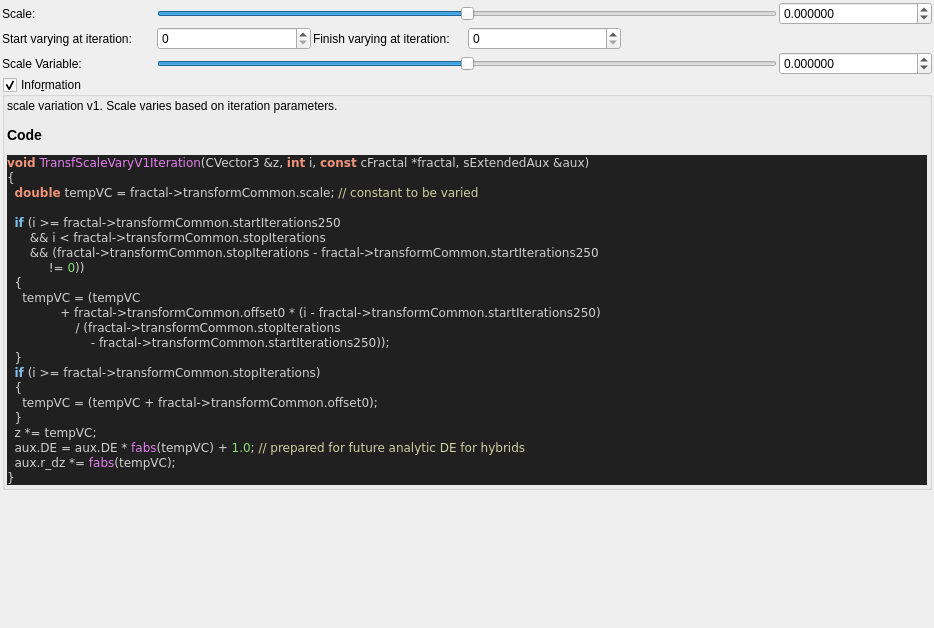
<?xml version="1.0" encoding="UTF-8"?>
<ui version="4.0">
 <class>transf_scale_vary_v1</class>
 <widget class="QWidget" name="Form">
  <property name="geometry">
   <rect>
    <x>0</x>
    <y>0</y>
    <width>934</width>
    <height>628</height>
   </rect>
  </property>
  <property name="windowTitle">
   <string notr="true">transf_scale_vary_v1</string>
  </property>
  <layout class="QVBoxLayout" name="verticalLayout">
   <property name="spacing">
    <number>2</number>
   </property>
   <property name="leftMargin">
    <number>2</number>
   </property>
   <property name="topMargin">
    <number>2</number>
   </property>
   <property name="rightMargin">
    <number>2</number>
   </property>
   <property name="bottomMargin">
    <number>2</number>
   </property>
   <item>
    <layout class="QGridLayout" name="gridLayout_36">
     <property name="spacing">
      <number>2</number>
     </property>
     <item row="1" column="2">
      <widget class="QLabel" name="label_169">
       <property name="text">
        <string>Finish varying at iteration:</string>
       </property>
      </widget>
     </item>
     <item row="2" column="1" colspan="4">
      <widget class="QSlider" name="slider_transf_offset_0">
       <property name="sizePolicy">
        <sizepolicy hsizetype="Expanding" vsizetype="Maximum">
         <horstretch>0</horstretch>
         <verstretch>0</verstretch>
        </sizepolicy>
       </property>
       <property name="minimum">
        <number>-5000000</number>
       </property>
       <property name="maximum">
        <number>5000000</number>
       </property>
       <property name="value">
        <number>0</number>
       </property>
       <property name="sliderPosition">
        <number>0</number>
       </property>
       <property name="orientation">
        <enum>Qt::Horizontal</enum>
       </property>
      </widget>
     </item>
     <item row="2" column="5">
      <widget class="MyDoubleSpinBox" name="spinbox_transf_offset_0">
       <property name="sizePolicy">
        <sizepolicy hsizetype="Minimum" vsizetype="Maximum">
         <horstretch>0</horstretch>
         <verstretch>0</verstretch>
        </sizepolicy>
       </property>
       <property name="prefix">
        <string/>
       </property>
       <property name="suffix">
        <string/>
       </property>
       <property name="decimals">
        <number>6</number>
       </property>
       <property name="minimum">
        <double>-99.000000000000000</double>
       </property>
       <property name="maximum">
        <double>99.000000000000000</double>
       </property>
       <property name="singleStep">
        <double>0.100000000000000</double>
       </property>
      </widget>
     </item>
     <item row="0" column="5">
      <widget class="MyDoubleSpinBox" name="spinbox_transf_scale">
       <property name="sizePolicy">
        <sizepolicy hsizetype="Minimum" vsizetype="Maximum">
         <horstretch>0</horstretch>
         <verstretch>0</verstretch>
        </sizepolicy>
       </property>
       <property name="prefix">
        <string/>
       </property>
       <property name="suffix">
        <string/>
       </property>
       <property name="decimals">
        <number>6</number>
       </property>
       <property name="minimum">
        <double>-99.000000000000000</double>
       </property>
       <property name="maximum">
        <double>99.000000000000000</double>
       </property>
       <property name="singleStep">
        <double>0.100000000000000</double>
       </property>
      </widget>
     </item>
     <item row="1" column="3">
      <widget class="MySpinBox" name="spinboxInt_transf_stop_iterations">
       <property name="sizePolicy">
        <sizepolicy hsizetype="Minimum" vsizetype="Maximum">
         <horstretch>0</horstretch>
         <verstretch>0</verstretch>
        </sizepolicy>
       </property>
       <property name="maximum">
        <number>250</number>
       </property>
      </widget>
     </item>
     <item row="0" column="1" colspan="4">
      <widget class="QSlider" name="slider_transf_scale">
       <property name="sizePolicy">
        <sizepolicy hsizetype="Expanding" vsizetype="Maximum">
         <horstretch>0</horstretch>
         <verstretch>0</verstretch>
        </sizepolicy>
       </property>
       <property name="minimum">
        <number>-5000000</number>
       </property>
       <property name="maximum">
        <number>5000000</number>
       </property>
       <property name="singleStep">
        <number>1</number>
       </property>
       <property name="orientation">
        <enum>Qt::Horizontal</enum>
       </property>
      </widget>
     </item>
     <item row="0" column="0">
      <widget class="QLabel" name="label_92">
       <property name="text">
        <string>Scale:</string>
       </property>
      </widget>
     </item>
     <item row="1" column="1">
      <widget class="MySpinBox" name="spinboxInt_transf_start_iterations_250">
       <property name="sizePolicy">
        <sizepolicy hsizetype="Minimum" vsizetype="Maximum">
         <horstretch>0</horstretch>
         <verstretch>0</verstretch>
        </sizepolicy>
       </property>
       <property name="maximum">
        <number>250</number>
       </property>
      </widget>
     </item>
     <item row="2" column="0">
      <widget class="QLabel" name="label_81">
       <property name="text">
        <string>Scale Variable:</string>
       </property>
      </widget>
     </item>
     <item row="1" column="0">
      <widget class="QLabel" name="label_171">
       <property name="text">
        <string>Start varying at iteration:</string>
       </property>
      </widget>
     </item>
     <item row="1" column="4" colspan="2">
      <spacer name="horizontalSpacer_17">
       <property name="orientation">
        <enum>Qt::Horizontal</enum>
       </property>
       <property name="sizeHint" stdset="0">
        <size>
         <width>40</width>
         <height>20</height>
        </size>
       </property>
      </spacer>
     </item>
    </layout>
   </item>
   <item>
    <widget class="MyGroupBox" name="groupCheck_info">
     <property name="title">
      <string>Info&amp;rmation</string>
     </property>
     <property name="flat">
      <bool>false</bool>
     </property>
     <property name="checkable">
      <bool>true</bool>
     </property>
     <layout class="QVBoxLayout" name="verticalLayout_2">
      <property name="spacing">
       <number>2</number>
      </property>
      <property name="leftMargin">
       <number>2</number>
      </property>
      <property name="topMargin">
       <number>2</number>
      </property>
      <property name="rightMargin">
       <number>2</number>
      </property>
      <property name="bottomMargin">
       <number>2</number>
      </property>
      <item>
       <widget class="QLabel" name="label_code_content">
        <property name="text">
         <string notr="true">&lt;p&gt;scale variation v1. Scale varies based on iteration parameters.&lt;/p&gt;&lt;table&gt;
&lt;/table&gt;
&lt;h3&gt;Code&lt;/h3&gt;
&lt;body style=&quot;background-color:#202020&quot;&gt;
&lt;pre style=&quot;color:#d0d0d0; background-color:#202020;  font-family:'Courier New',monospace;&quot;&gt;&lt;span style=&quot;color:#f09479; font-weight:bold&quot;&gt;void&lt;/span&gt; &lt;span style=&quot;color:#e47eed&quot;&gt;TransfScaleVaryV1Iteration&lt;/span&gt;&lt;span style=&quot;color:#d0d0d0&quot;&gt;(&lt;/span&gt;CVector3 &lt;span style=&quot;color:#d0d0d0&quot;&gt;&amp;amp;&lt;/span&gt;z&lt;span style=&quot;color:#d0d0d0&quot;&gt;,&lt;/span&gt; &lt;span style=&quot;color:#f09479; font-weight:bold&quot;&gt;int&lt;/span&gt; i&lt;span style=&quot;color:#d0d0d0&quot;&gt;,&lt;/span&gt; &lt;span style=&quot;color:#f09479; font-weight:bold&quot;&gt;const&lt;/span&gt; cFractal &lt;span style=&quot;color:#d0d0d0&quot;&gt;*&lt;/span&gt;fractal&lt;span style=&quot;color:#d0d0d0&quot;&gt;,&lt;/span&gt; sExtendedAux &lt;span style=&quot;color:#d0d0d0&quot;&gt;&amp;amp;&lt;/span&gt;aux&lt;span style=&quot;color:#d0d0d0&quot;&gt;)&lt;/span&gt;
&lt;span style=&quot;color:#d0d0d0&quot;&gt;{&lt;/span&gt;
  &lt;span style=&quot;color:#f09479; font-weight:bold&quot;&gt;double&lt;/span&gt; tempVC &lt;span style=&quot;color:#d0d0d0&quot;&gt;=&lt;/span&gt; fractal&lt;span style=&quot;color:#d0d0d0&quot;&gt;-&amp;gt;&lt;/span&gt;transformCommon&lt;span style=&quot;color:#d0d0d0&quot;&gt;.&lt;/span&gt;scale&lt;span style=&quot;color:#d0d0d0&quot;&gt;;&lt;/span&gt; &lt;span style=&quot;color:#d0d0a0&quot;&gt;// constant to be varied&lt;/span&gt;

  &lt;span style=&quot;color:#7ec0ee; font-weight:bold&quot;&gt;if&lt;/span&gt; &lt;span style=&quot;color:#d0d0d0&quot;&gt;(&lt;/span&gt;i &lt;span style=&quot;color:#d0d0d0&quot;&gt;&amp;gt;=&lt;/span&gt; fractal&lt;span style=&quot;color:#d0d0d0&quot;&gt;-&amp;gt;&lt;/span&gt;transformCommon&lt;span style=&quot;color:#d0d0d0&quot;&gt;.&lt;/span&gt;startIterations250
      &lt;span style=&quot;color:#d0d0d0&quot;&gt;&amp;amp;&amp;amp;&lt;/span&gt; i &lt;span style=&quot;color:#d0d0d0&quot;&gt;&amp;lt;&lt;/span&gt; fractal&lt;span style=&quot;color:#d0d0d0&quot;&gt;-&amp;gt;&lt;/span&gt;transformCommon&lt;span style=&quot;color:#d0d0d0&quot;&gt;.&lt;/span&gt;stopIterations
      &lt;span style=&quot;color:#d0d0d0&quot;&gt;&amp;amp;&amp;amp; (&lt;/span&gt;fractal&lt;span style=&quot;color:#d0d0d0&quot;&gt;-&amp;gt;&lt;/span&gt;transformCommon&lt;span style=&quot;color:#d0d0d0&quot;&gt;.&lt;/span&gt;stopIterations &lt;span style=&quot;color:#d0d0d0&quot;&gt;-&lt;/span&gt; fractal&lt;span style=&quot;color:#d0d0d0&quot;&gt;-&amp;gt;&lt;/span&gt;transformCommon&lt;span style=&quot;color:#d0d0d0&quot;&gt;.&lt;/span&gt;startIterations250
           &lt;span style=&quot;color:#d0d0d0&quot;&gt;!=&lt;/span&gt; &lt;span style=&quot;color:#87df71&quot;&gt;0&lt;/span&gt;&lt;span style=&quot;color:#d0d0d0&quot;&gt;))&lt;/span&gt;
  &lt;span style=&quot;color:#d0d0d0&quot;&gt;{&lt;/span&gt;
    tempVC &lt;span style=&quot;color:#d0d0d0&quot;&gt;= (&lt;/span&gt;tempVC
              &lt;span style=&quot;color:#d0d0d0&quot;&gt;+&lt;/span&gt; fractal&lt;span style=&quot;color:#d0d0d0&quot;&gt;-&amp;gt;&lt;/span&gt;transformCommon&lt;span style=&quot;color:#d0d0d0&quot;&gt;.&lt;/span&gt;offset0 &lt;span style=&quot;color:#d0d0d0&quot;&gt;* (&lt;/span&gt;i &lt;span style=&quot;color:#d0d0d0&quot;&gt;-&lt;/span&gt; fractal&lt;span style=&quot;color:#d0d0d0&quot;&gt;-&amp;gt;&lt;/span&gt;transformCommon&lt;span style=&quot;color:#d0d0d0&quot;&gt;.&lt;/span&gt;startIterations250&lt;span style=&quot;color:#d0d0d0&quot;&gt;)&lt;/span&gt;
                  &lt;span style=&quot;color:#d0d0d0&quot;&gt;/ (&lt;/span&gt;fractal&lt;span style=&quot;color:#d0d0d0&quot;&gt;-&amp;gt;&lt;/span&gt;transformCommon&lt;span style=&quot;color:#d0d0d0&quot;&gt;.&lt;/span&gt;stopIterations
                      &lt;span style=&quot;color:#d0d0d0&quot;&gt;-&lt;/span&gt; fractal&lt;span style=&quot;color:#d0d0d0&quot;&gt;-&amp;gt;&lt;/span&gt;transformCommon&lt;span style=&quot;color:#d0d0d0&quot;&gt;.&lt;/span&gt;startIterations250&lt;span style=&quot;color:#d0d0d0&quot;&gt;));&lt;/span&gt;
  &lt;span style=&quot;color:#d0d0d0&quot;&gt;}&lt;/span&gt;
  &lt;span style=&quot;color:#7ec0ee; font-weight:bold&quot;&gt;if&lt;/span&gt; &lt;span style=&quot;color:#d0d0d0&quot;&gt;(&lt;/span&gt;i &lt;span style=&quot;color:#d0d0d0&quot;&gt;&amp;gt;=&lt;/span&gt; fractal&lt;span style=&quot;color:#d0d0d0&quot;&gt;-&amp;gt;&lt;/span&gt;transformCommon&lt;span style=&quot;color:#d0d0d0&quot;&gt;.&lt;/span&gt;stopIterations&lt;span style=&quot;color:#d0d0d0&quot;&gt;)&lt;/span&gt;
  &lt;span style=&quot;color:#d0d0d0&quot;&gt;{&lt;/span&gt;
    tempVC &lt;span style=&quot;color:#d0d0d0&quot;&gt;= (&lt;/span&gt;tempVC &lt;span style=&quot;color:#d0d0d0&quot;&gt;+&lt;/span&gt; fractal&lt;span style=&quot;color:#d0d0d0&quot;&gt;-&amp;gt;&lt;/span&gt;transformCommon&lt;span style=&quot;color:#d0d0d0&quot;&gt;.&lt;/span&gt;offset0&lt;span style=&quot;color:#d0d0d0&quot;&gt;);&lt;/span&gt;
  &lt;span style=&quot;color:#d0d0d0&quot;&gt;}&lt;/span&gt;
  z &lt;span style=&quot;color:#d0d0d0&quot;&gt;*=&lt;/span&gt; tempVC&lt;span style=&quot;color:#d0d0d0&quot;&gt;;&lt;/span&gt;
  aux&lt;span style=&quot;color:#d0d0d0&quot;&gt;.&lt;/span&gt;DE &lt;span style=&quot;color:#d0d0d0&quot;&gt;=&lt;/span&gt; aux&lt;span style=&quot;color:#d0d0d0&quot;&gt;.&lt;/span&gt;DE &lt;span style=&quot;color:#d0d0d0&quot;&gt;*&lt;/span&gt; &lt;span style=&quot;color:#e47eed&quot;&gt;fabs&lt;/span&gt;&lt;span style=&quot;color:#d0d0d0&quot;&gt;(&lt;/span&gt;tempVC&lt;span style=&quot;color:#d0d0d0&quot;&gt;) +&lt;/span&gt; &lt;span style=&quot;color:#87df71&quot;&gt;1.0&lt;/span&gt;&lt;span style=&quot;color:#d0d0d0&quot;&gt;;&lt;/span&gt; &lt;span style=&quot;color:#d0d0a0&quot;&gt;// prepared for future analytic DE for hybrids&lt;/span&gt;
  aux&lt;span style=&quot;color:#d0d0d0&quot;&gt;.&lt;/span&gt;r_dz &lt;span style=&quot;color:#d0d0d0&quot;&gt;*=&lt;/span&gt; &lt;span style=&quot;color:#e47eed&quot;&gt;fabs&lt;/span&gt;&lt;span style=&quot;color:#d0d0d0&quot;&gt;(&lt;/span&gt;tempVC&lt;span style=&quot;color:#d0d0d0&quot;&gt;);&lt;/span&gt;
&lt;span style=&quot;color:#d0d0d0&quot;&gt;}&lt;/span&gt;
&lt;/pre&gt;
&lt;/body&gt;</string>
        </property>
        <property name="wordWrap">
         <bool>true</bool>
        </property>
        <property name="openExternalLinks">
         <bool>true</bool>
        </property>
        <property name="textInteractionFlags">
         <set>Qt::LinksAccessibleByMouse|Qt::TextSelectableByMouse</set>
        </property>
       </widget>
      </item>
     </layout>
    </widget>
   </item>
   <item>
    <spacer name="verticalSpacer">
     <property name="orientation">
      <enum>Qt::Vertical</enum>
     </property>
     <property name="sizeHint" stdset="0">
      <size>
       <width>20</width>
       <height>40</height>
      </size>
     </property>
    </spacer>
   </item>
  </layout>
 </widget>
 <customwidgets>
  <customwidget>
   <class>MyDoubleSpinBox</class>
   <extends>QDoubleSpinBox</extends>
   <header>my_double_spin_box.h</header>
  </customwidget>
  <customwidget>
   <class>MyGroupBox</class>
   <extends>QGroupBox</extends>
   <header>my_group_box.h</header>
   <container>1</container>
  </customwidget>
  <customwidget>
   <class>MySpinBox</class>
   <extends>QSpinBox</extends>
   <header>my_spin_box.h</header>
  </customwidget>
 </customwidgets>
 <tabstops>
  <tabstop>slider_transf_scale</tabstop>
  <tabstop>spinbox_transf_scale</tabstop>
  <tabstop>spinboxInt_transf_start_iterations_250</tabstop>
  <tabstop>spinboxInt_transf_stop_iterations</tabstop>
  <tabstop>slider_transf_offset_0</tabstop>
  <tabstop>spinbox_transf_offset_0</tabstop>
  <tabstop>groupCheck_info</tabstop>
 </tabstops>
 <resources/>
 <connections/>
</ui>
